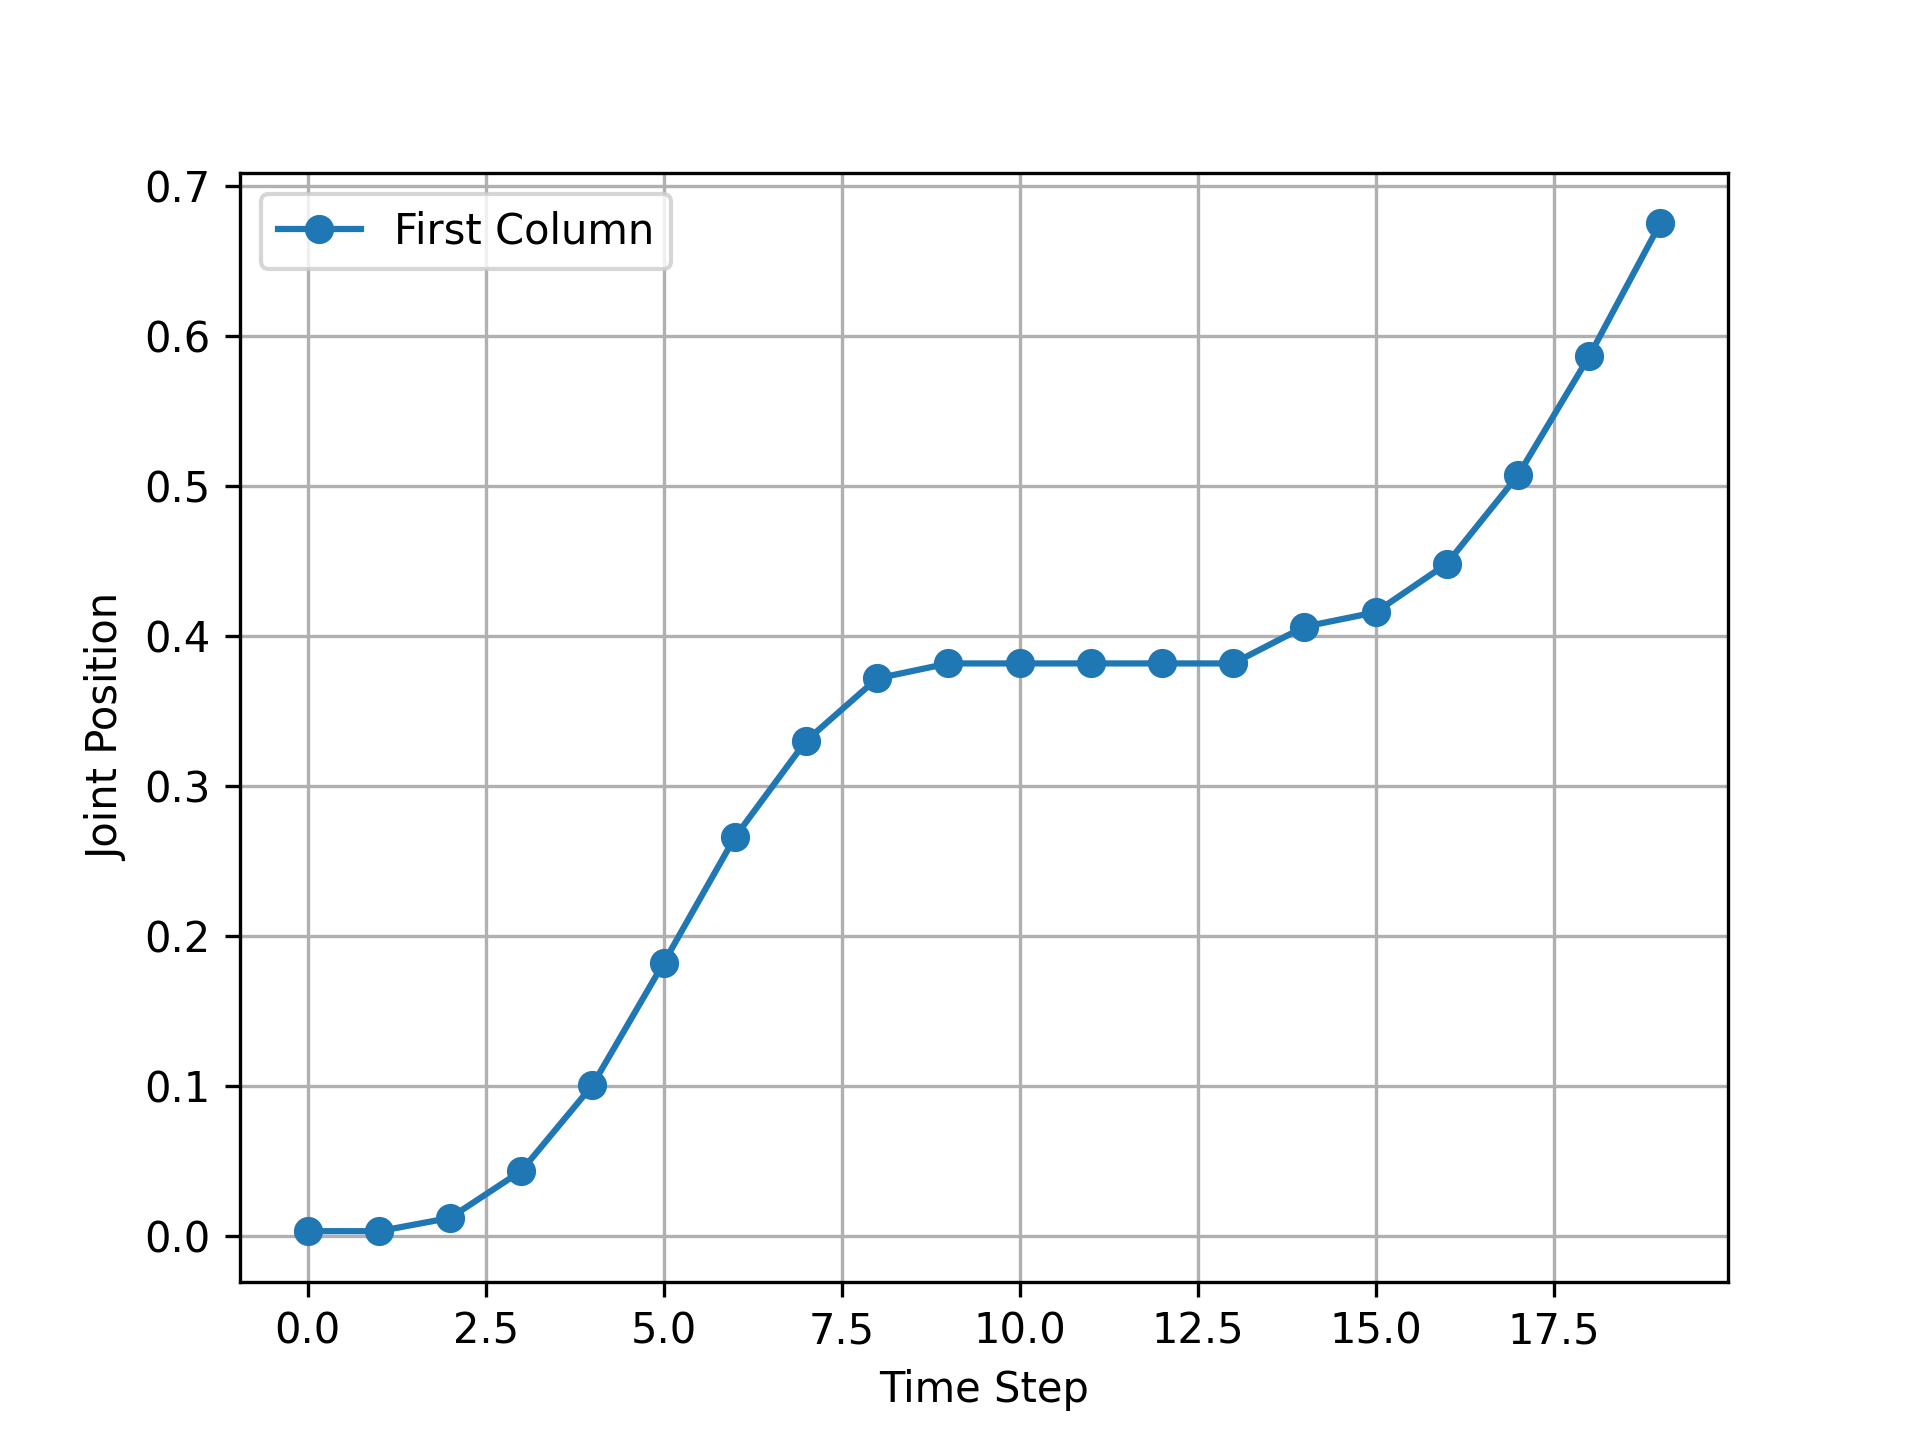

Python code for this plot:
import pandas as pd

if __name__ == "__main__":
    import matplotlib.pyplot as plt

    # Load the CSV file
    csv_file = "position_analysis-jointpanda_joint1-20250410-094734.csv"  # Replace with the actual path to your CSV file
    data = pd.read_csv(csv_file)

    # Plot points from the first column
    plt.plot(data.iloc[:, 0], marker='o', linestyle='-', label='First Column')
    plt.xlabel('Time Step')
    plt.ylabel('Joint Position')
    # plt.title('Plot of First Column')
    plt.legend()
    plt.grid(True)
        # Save the plot to a PNG file
    output_file = "plot_results.png"  # Replace with your desired output file name
    plt.savefig(output_file, format='png', dpi=300)
    plt.show()
